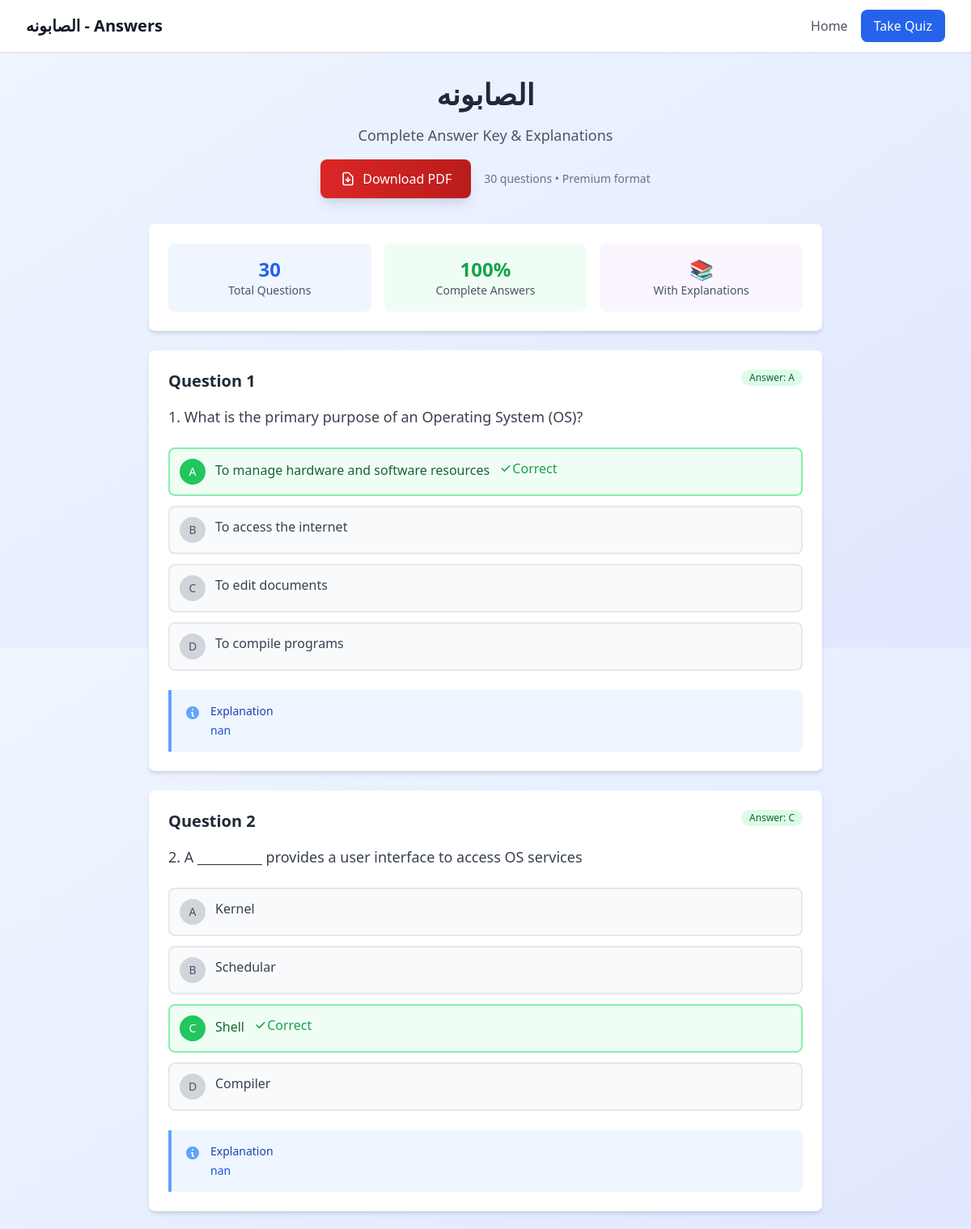
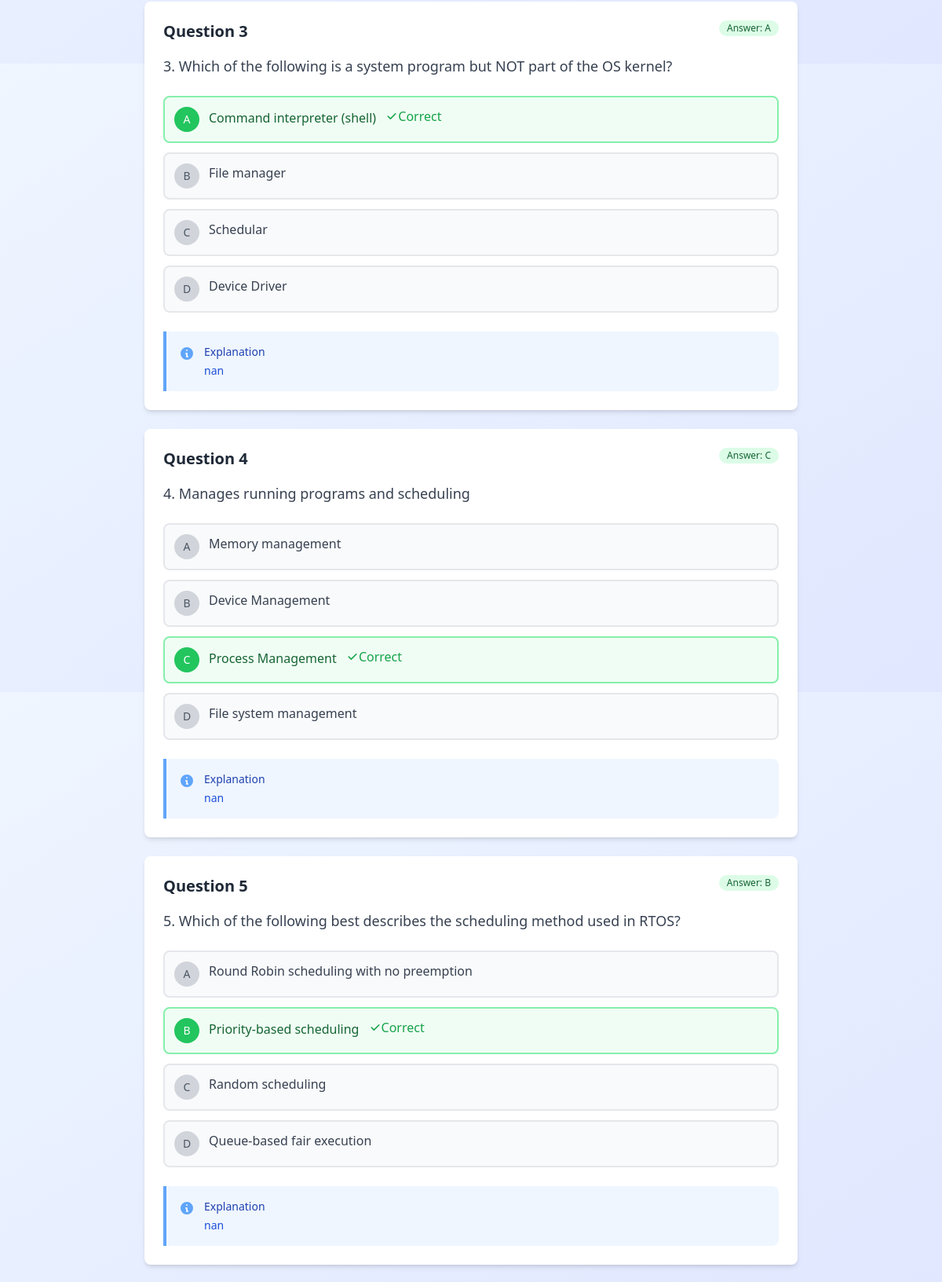
The page /quiz/2/answers (upper part) on the database its author committed (2 pictures, top to bottom).
### tables this page shows
CREATE TABLE quizzes (
            id INTEGER PRIMARY KEY AUTOINCREMENT,
            name TEXT NOT NULL UNIQUE,
            description TEXT,
            show_answers_public BOOLEAN DEFAULT FALSE,
            created_at TIMESTAMP DEFAULT CURRENT_TIMESTAMP,
            updated_at TIMESTAMP DEFAULT CURRENT_TIMESTAMP
        );

CREATE TABLE questions (
            id INTEGER PRIMARY KEY AUTOINCREMENT,
            quiz_id INTEGER NOT NULL,
            question_text TEXT NOT NULL,
            option_a TEXT NOT NULL,
            option_b TEXT NOT NULL,
            option_c TEXT NOT NULL,
            option_d TEXT NOT NULL,
            correct_answer TEXT NOT NULL,
            explanation TEXT,
            created_at TIMESTAMP DEFAULT CURRENT_TIMESTAMP,
            FOREIGN KEY (quiz_id) REFERENCES quizzes (id) ON DELETE CASCADE
        );

### app.py (the view)
@app.route('/quiz/<int:quiz_id>/answers')
def view_quiz_answers(quiz_id):
    quiz = get_quiz_by_id(quiz_id)
    if not quiz:
        flash('Quiz not found.', 'error')
        return redirect(url_for('index'))
    if not quiz['show_answers_public'] and 'user_id' not in session:
        flash('Quiz answers are not publicly available.', 'error')
        return redirect(url_for('index'))
    questions = get_questions_by_quiz_id(quiz_id)
    return render_template('quiz_answers.html', quiz=quiz, questions=questions)

### app.py (called while the page is built)
def get_db_connection():
    conn = sqlite3.connect(app.config['DATABASE'])
    conn.row_factory = sqlite3.Row
    return conn

def get_quiz_by_id(quiz_id):
    conn = get_db_connection()
    quiz = conn.execute('SELECT * FROM quizzes WHERE id = ?', (quiz_id,)).fetchone()
    conn.close()
    return dict(quiz) if quiz else None

def get_questions_by_quiz_id(quiz_id):
    conn = get_db_connection()
    questions = conn.execute('SELECT * FROM questions WHERE quiz_id = ? ORDER BY id', (quiz_id,)).fetchall()
    conn.close()
    formatted_questions = []
    for i, q in enumerate(questions, 1):
        formatted_questions.append({
            'id': i,
            'db_id': q['id'],
            'question': q['question_text'],
            'options': [
                {'letter': 'A', 'text': q['option_a']},
                {'letter': 'B', 'text': q['option_b']},
                {'letter': 'C', 'text': q['option_c']},
                {'letter': 'D', 'text': q['option_d']}
            ],
            'correct_answer': q['correct_answer'],
            'explanation': q['explanation'] or ''
        })
    return formatted_questions

### templates/quiz_answers.html (shortened to what this page needs)
<!DOCTYPE html>
<html lang="en">
<head>
    <script src="https://cdn.tailwindcss.com"></script>
</head>
<body class="bg-gradient-to-br from-blue-50 to-indigo-100 min-h-screen">
    <nav class="bg-white shadow-sm border-b">
        <div class="max-w-7xl mx-auto px-4 sm:px-6 lg:px-8">
            <div class="flex justify-between items-center h-16">
                <div class="flex items-center">
                    <h1 class="text-lg sm:text-xl font-bold text-gray-900 truncate">{{ quiz.name }} - Answers</h1>
                </div>
                <div class="flex items-center space-x-2 sm:space-x-4">
                    <a href="/" class="text-gray-600 hover:text-gray-900 text-sm sm:text-base">Home</a>
                    <a href="/quiz/{{ quiz.id }}/take" class="bg-blue-600 text-white px-3 py-2 sm:px-4 sm:py-2 rounded-lg hover:bg-blue-700 transition-colors text-sm sm:text-base">
                        Take Quiz
                    </a>
                </div>
            </div>
        </div>
    </nav>
    <div class="max-w-4xl mx-auto px-4 sm:px-6 lg:px-8 py-6 sm:py-8">
        <div class="text-center mb-6 sm:mb-8">
            <h2 class="text-2xl sm:text-3xl lg:text-4xl font-bold text-gray-800 mb-2 sm:mb-4">{{ quiz.name }}</h2>
            <p class="text-base sm:text-lg text-gray-600 mb-4">Complete Answer Key & Explanations</p>
            <div class="flex flex-col sm:flex-row gap-4 justify-center items-center">
                <a href="/quiz/{{ quiz.id }}/download-answers"
                   class="inline-flex items-center px-6 py-3 bg-gradient-to-r from-red-600 to-red-700 text-white font-medium rounded-lg hover:from-red-700 hover:to-red-800 transition-all duration-300 shadow-lg hover:shadow-xl transform hover:-translate-y-0.5">
                    <svg class="w-5 h-5 mr-2" fill="none" stroke="currentColor" viewBox="0 0 24 24">
                        <path stroke-linecap="round" stroke-linejoin="round" stroke-width="2" d="M12 10v6m0 0l-3-3m3 3l3-3m2 8H7a2 2 0 01-2-2V5a2 2 0 012-2h5.586a1 1 0 01.707.293l5.414 5.414a1 1 0 01.293.707V19a2 2 0 01-2 2z"></path>
                    </svg>
                    Download PDF
                </a>
                <div class="text-sm text-gray-500">
                    {{ questions|length }} questions • Premium format
                </div>
            </div>
        </div>
        <div class="bg-white rounded-lg shadow-md p-4 sm:p-6 mb-6">
            <div class="grid grid-cols-1 sm:grid-cols-3 gap-4 text-center">
                <div class="bg-blue-50 rounded-lg p-4">
                    <div class="text-2xl font-bold text-blue-600">{{ questions|length }}</div>
                    <div class="text-sm text-gray-600">Total Questions</div>
                </div>
                <div class="bg-green-50 rounded-lg p-4">
                    <div class="text-2xl font-bold text-green-600">100%</div>
                    <div class="text-sm text-gray-600">Complete Answers</div>
                </div>
                <div class="bg-purple-50 rounded-lg p-4">
                    <div class="text-2xl font-bold text-purple-600">📚</div>
                    <div class="text-sm text-gray-600">With Explanations</div>
                </div>
            </div>
        </div>
        <div class="space-y-6">
            {% for question in questions %}
            <div class="bg-white rounded-lg shadow-md p-4 sm:p-6">
                <div class="flex items-start justify-between mb-4">
                    <h3 class="text-lg sm:text-xl font-semibold text-gray-800">Question {{ question.id }}</h3>
                    <span class="bg-green-100 text-green-800 text-xs font-medium px-2.5 py-0.5 rounded-full">
                        Answer: {{ question.correct_answer }}
                    </span>
                </div>
                <p class="text-base sm:text-lg text-gray-700 mb-6 leading-relaxed">{{ question.question }}</p>
                <div class="space-y-3 mb-6">
                    {% for option in question.options %}
                    <div class="flex items-start p-3 rounded-lg border-2 {% if option.letter == question.correct_answer %}border-green-300 bg-green-50{% else %}border-gray-200 bg-gray-50{% endif %}">
                        <div class="flex-shrink-0 w-8 h-8 rounded-full {% if option.letter == question.correct_answer %}bg-green-500 text-white{% else %}bg-gray-300 text-gray-600{% endif %} flex items-center justify-center font-medium text-sm mr-3">
                            {{ option.letter }}
                        </div>
                        <div class="flex-1">
                            <p class="{% if option.letter == question.correct_answer %}text-green-800 font-medium{% else %}text-gray-700{% endif %}">
                                {{ option.text }}
                                {% if option.letter == question.correct_answer %}
                                <span class="inline-flex items-center ml-2 text-green-600">
                                    <svg class="w-4 h-4" fill="currentColor" viewBox="0 0 20 20">
                                        <path fill-rule="evenodd" d="M16.707 5.293a1 1 0 010 1.414l-8 8a1 1 0 01-1.414 0l-4-4a1 1 0 011.414-1.414L8 12.586l7.293-7.293a1 1 0 011.414 0z" clip-rule="evenodd"></path>
                                    </svg>
                                    Correct
                                </span>
                                {% endif %}
                            </p>
                        </div>
                    </div>
                    {% endfor %}
                </div>
                {% if question.explanation %}
                <div class="bg-blue-50 border-l-4 border-blue-400 p-4 rounded-r-lg">
                    <div class="flex items-start">
                        <div class="flex-shrink-0">
                            <svg class="w-5 h-5 text-blue-400 mt-0.5" fill="currentColor" viewBox="0 0 20 20">
                                <path fill-rule="evenodd" d="M18 10a8 8 0 11-16 0 8 8 0 0116 0zm-7-4a1 1 0 11-2 0 1 1 0 012 0zM9 9a1 1 0 000 2v3a1 1 0 001 1h1a1 1 0 100-2v-3a1 1 0 00-1-1H9z" clip-rule="evenodd"></path>
                            </svg>
                        </div>
                        <div class="ml-3">
                            <h4 class="text-sm font-medium text-blue-800">Explanation</h4>
                            <p class="text-sm text-blue-700 mt-1">{{ question.explanation }}</p>
                        </div>
                    </div>
                </div>
                {% endif %}
            </div>
            {% endfor %}
        </div>
    </div>
</body>
</html>

### rows shown on the page
quizzes: name "الصابونه"
questions: id "1", correct_answer "A", question "1. What is the primary purpose of an Operating System (OS)?", letter "A", text "To manage hardware and software resources", shows "Correct", letter "B", text "To access the internet", letter "C", text "To edit documents", letter "D", text "To compile programs", explanation "nan"
questions: id "2", correct_answer "C", question "2. A __________ provides a user interface to access OS services", letter "A", text "Kernel", letter "B", text "Schedular", letter "C", text "Shell", shows "Correct", letter "D", text "Compiler", explanation "nan"
questions: id "3", correct_answer "A", question "3. Which of the following is a system program but NOT part of the OS kernel?", letter "A", text "Command interpreter (shell)", shows "Correct", letter "B", text "File manager", letter "C", text "Schedular", letter "D", text "Device Driver", explanation "nan"
questions: id "4", correct_answer "C", question "4. Manages running programs and scheduling", letter "A", text "Memory management", letter "B", text "Device Management", letter "C", text "Process Management", shows "Correct", letter "D", text "File system management", explanation "nan"
questions: id "5", correct_answer "B", question "5. Which of the following best describes the scheduling method used in RTOS?", letter "A", text "Round Robin scheduling with no preemption", letter "B", text "Priority-based scheduling", shows "Correct", letter "C", text "Random scheduling", letter "D", text "Queue-based fair execution", explanation "nan"

### other values the page prints
{{ questions|length }} "30"
